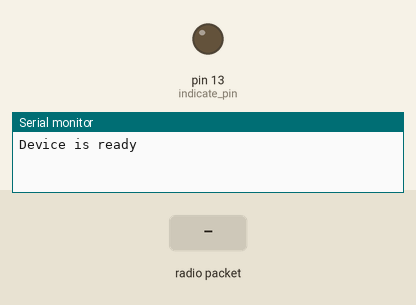
The sketch below on a simulated Arduino Uno, built with avr-gcc and run on an emulated ATmega328P. Parts: output pins drawn as LEDs (lit = HIGH), the last lines printed to the serial monitor. The inputs (shaded band) are chosen by the test bench. No radio packets arrive unless stated.

Above: at 1.2 s.
1.3 s: radio packet "a" arrives
At 2.4 s:
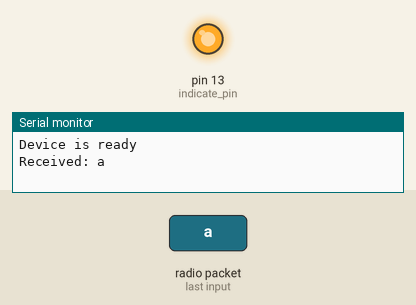
2.8 s: radio packet "b" arrives
4.3 s: radio packet "1" arrives
Timing chart, 0 to 7.3 s (numbered marks = the images above; inputs shaded):
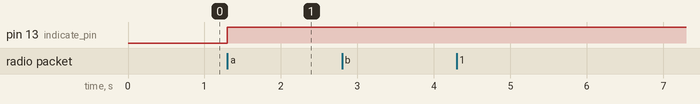

Measured:
- after the input at 1.3 s, pin 13 (indicate_pin): LOW → HIGH at once

The sketch:

Bolid_uprav_PRIYOM.ino
```cpp
#include <VirtualWire.h>
byte message[VW_MAX_MESSAGE_LEN];
byte messageLength = VW_MAX_MESSAGE_LEN;
const int receive_pin = 3;
const int indicate_pin = 13;
int pos = 0;
void setup()
{
pinMode(indicate_pin, OUTPUT);
vw_set_rx_pin(receive_pin);
Serial.begin(9600);
Serial.println("Device is ready");
vw_setup(2000);
vw_rx_start();
}
void loop()
{
if (vw_get_message(message, &messageLength))
{
Serial.print("Received: ");
for (int i = 0; i < messageLength; i++)
{
char c = message[i];
Serial.print(c);
if(c == 'a') {
digitalWrite(indicate_pin, HIGH);
}
if(c == 'b') {
digitalWrite(indicate_pin, HIGH);
}
}
Serial.println();
}


}
```
